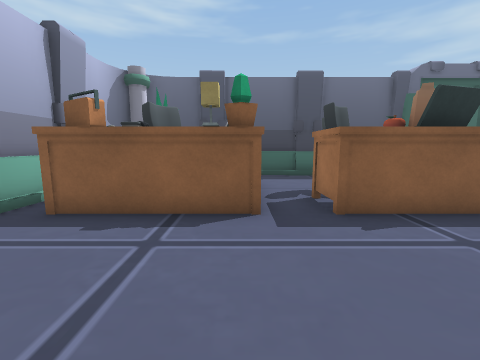
view 1 (above)

17 first-person views from a walk through a Unity game level. The camera is 1.2 m above the floor, tilts 8° down and sees 90° across. The floor is counted in squares, 1 m on a side. Each view is taken from the middle of a square. On the plan, view 1 faces up. The plan holds only what a view shows up to about 12 squares ahead; the rest is blank. The place goes on beyond the plan. The player is left out. Door leaves are left out, so doorways stand open. Some surface patterns are stand-ins.

view 2
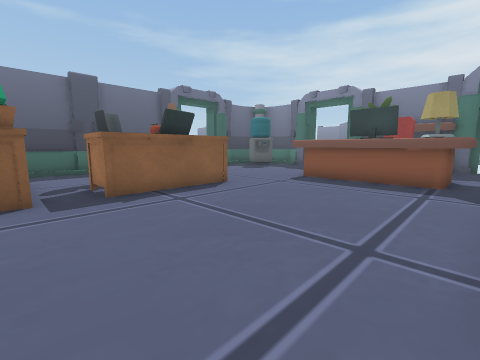

view 3
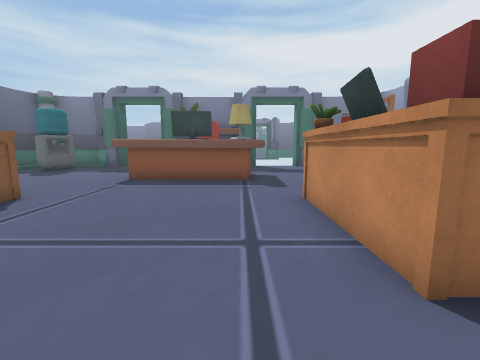

view 4
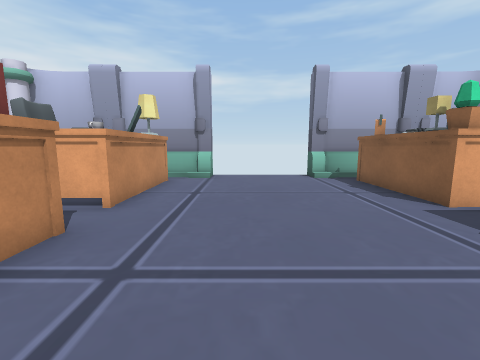

view 5
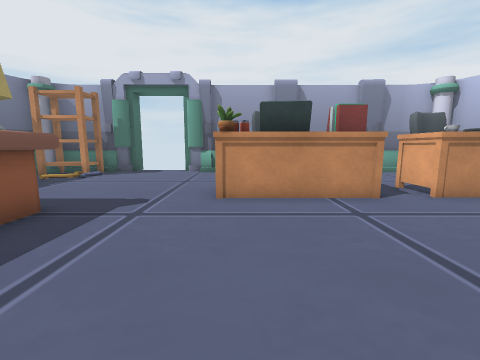

view 6
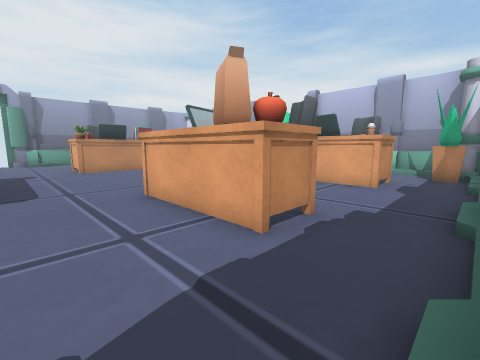

view 7
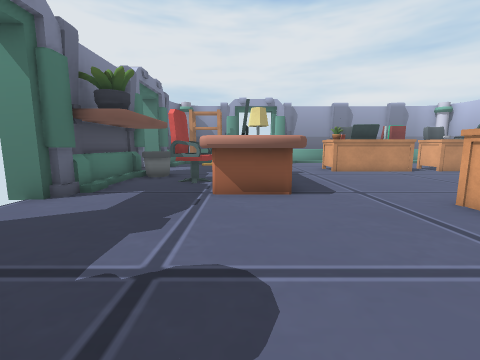

view 8
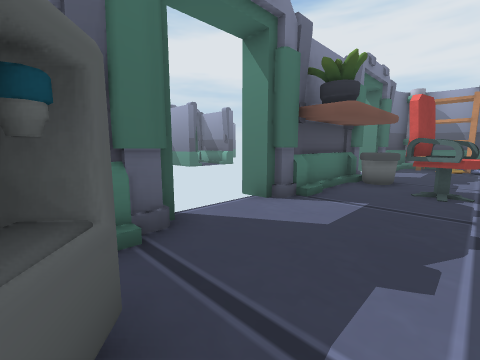

view 9
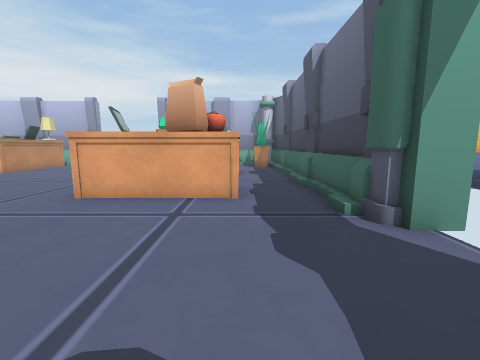

view 10
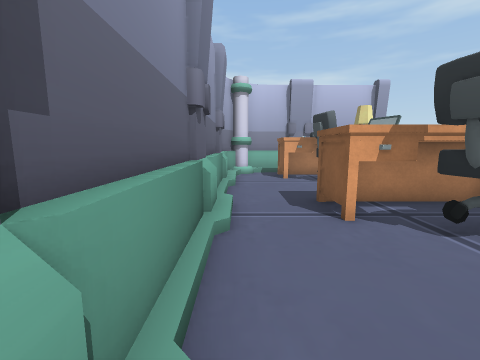

view 11
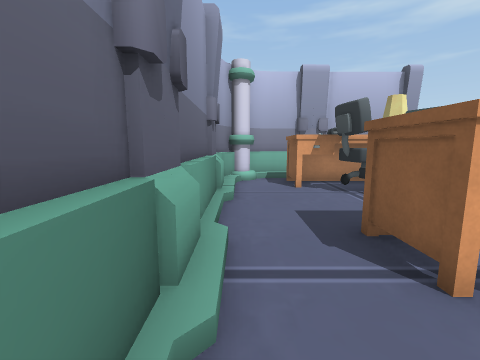

view 12
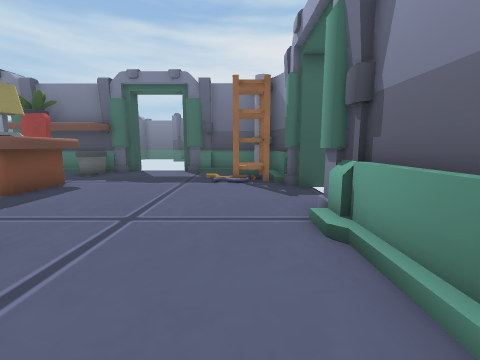

view 13
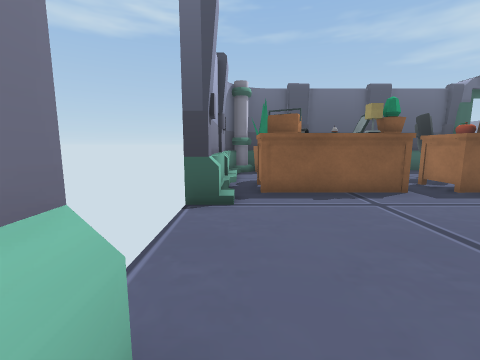

view 14
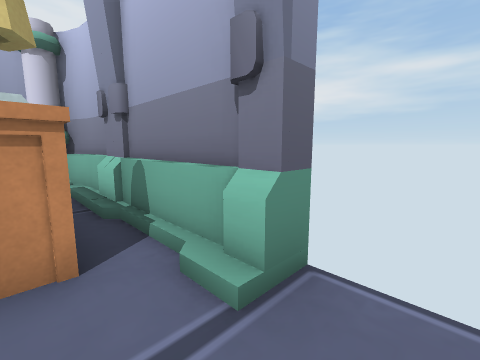

view 15
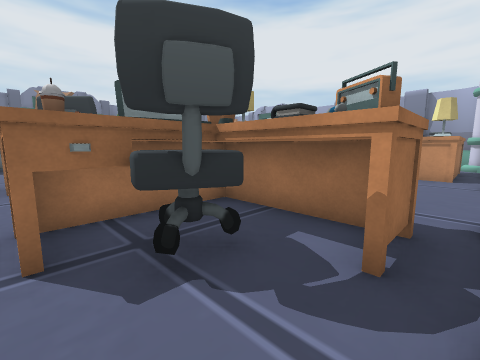

view 16
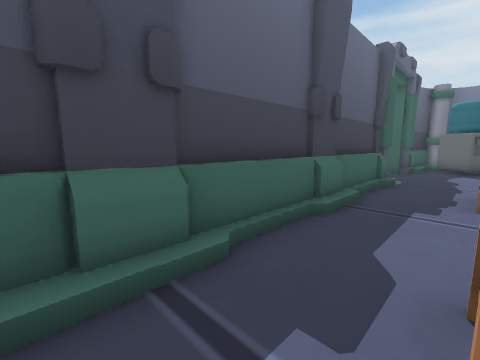

view 17
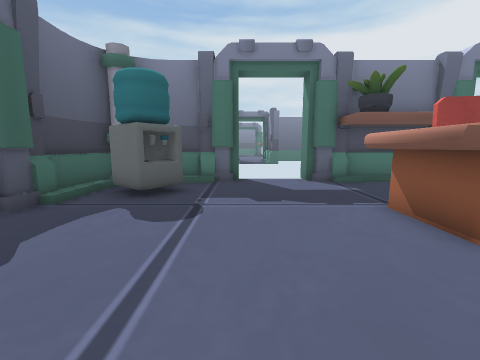

### Floor plan
Key: @ floor where view 1 was taken; # wall or solid block; x gap in a wall; . floor; D open door; = window, fence, low wall or low ledge; ^ raised ledge; O other object.
Columns run from 5 left of view 1 to 15 right of it. Each row starts with its distance up from view 1.
 11    ##########O O##
 10  ####==##==#O...#=#
  9 ##O..............###
  8 #...OO...OO......####
  7 #..OOO.OOOO........##
  6 #.OOOO.OOOO.........O
  5 #.OOOO.OOOO.........
  4 #.OOOO.OOOO.........O
  3 D.............^^^..O#
  2 DD............^ ^..##
  1 DD............^OOO.##
  0 DD...@........^OOO=##
 -1 DD............#^^.=##
 -2 #.............#^....O
 -3 #.OOOO.OOOO.........
 -4 #.OOOO.OOOO.........O
 -5 #.OOO..OOO.........O#
 -6 #.OO...OO..........##
 -7 #...............OO###
 -8 ##..............OO##
 -9  ############  x###

Where each view was taken, in squares from view 1:
view 1: 0 up, 0 right, facing up
view 2: 2 down, 0 right, facing up-right
view 3: 1 down, 0 right, facing right
view 4: 0 up, 5 right, facing left
view 5: 3 up, 5 right, facing down
view 6: 10 up, 8 right, facing down-left
view 7: 9 up, 10 right, facing down
view 8: 8 up, 11 right, facing down-right
view 9: 8 up, 11 right, facing left
view 10: 8 down, 7 right, facing left
view 11: 8 down, 5 right, facing left
view 12: 7 down, 3 right, facing right
view 13: 2 down, 4 left, facing up
view 14: 0 up, 3 left, facing down-left
view 15: 8 up, 4 left, facing down-right
view 16: 8 up, 2 left, facing up-right
view 17: 6 up, 6 right, facing right
